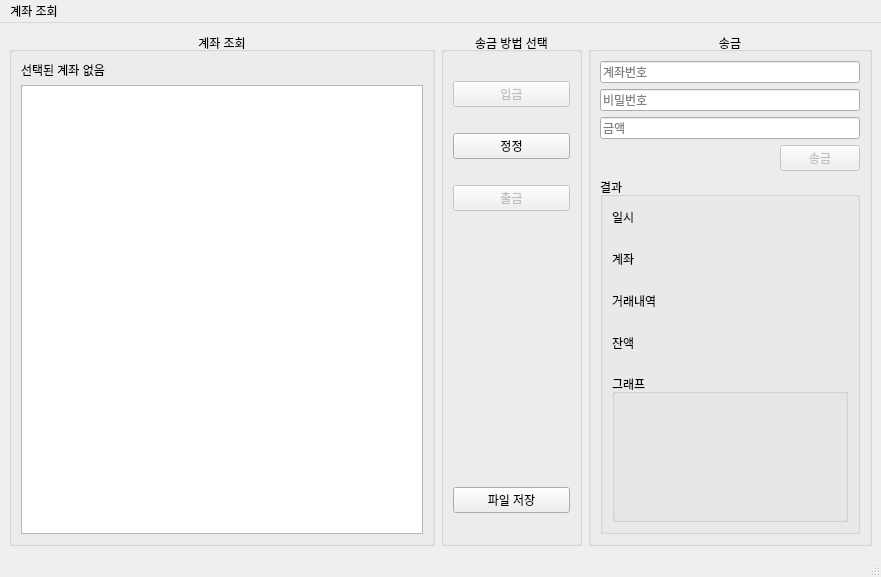
<?xml version="1.0" encoding="UTF-8"?>
<ui version="4.0">
 <class>MainWindow</class>
 <widget class="QMainWindow" name="MainWindow">
  <property name="geometry">
   <rect>
    <x>0</x>
    <y>0</y>
    <width>881</width>
    <height>577</height>
   </rect>
  </property>
  <property name="windowTitle">
   <string>MainWindow</string>
  </property>
  <widget class="QWidget" name="centralwidget">
   <layout class="QGridLayout" name="gridLayout_3">
    <item row="0" column="1">
     <layout class="QGridLayout" name="Top_Lay" columnstretch="3,1,2">
      <item row="0" column="0">
       <widget class="QGroupBox" name="AccountGroup">
        <property name="title">
         <string>계좌 조회</string>
        </property>
        <property name="alignment">
         <set>Qt::AlignmentFlag::AlignCenter</set>
        </property>
        <layout class="QVBoxLayout" name="verticalLayout">
         <item>
          <widget class="QLabel" name="Sel_acc">
           <property name="text">
            <string>선택된 계좌 없음</string>
           </property>
          </widget>
         </item>
         <item>
          <widget class="QTableView" name="Acc_tableview"/>
         </item>
        </layout>
       </widget>
      </item>
      <item row="0" column="1">
       <widget class="QGroupBox" name="Select_Group">
        <property name="title">
         <string>송금 방법 선택</string>
        </property>
        <property name="alignment">
         <set>Qt::AlignmentFlag::AlignCenter</set>
        </property>
        <layout class="QVBoxLayout" name="verticalLayout_2">
         <item>
          <widget class="QPushButton" name="Deposit_Btn">
           <property name="enabled">
            <bool>false</bool>
           </property>
           <property name="text">
            <string>입금</string>
           </property>
          </widget>
         </item>
         <item>
          <widget class="QPushButton" name="Re_Btn">
           <property name="text">
            <string>정정</string>
           </property>
          </widget>
         </item>
         <item>
          <widget class="QPushButton" name="Withdraw_Btn">
           <property name="enabled">
            <bool>false</bool>
           </property>
           <property name="text">
            <string>출금</string>
           </property>
          </widget>
         </item>
         <item>
          <spacer name="SelectSpacer">
           <property name="orientation">
            <enum>Qt::Orientation::Vertical</enum>
           </property>
           <property name="sizeType">
            <enum>QSizePolicy::Policy::Fixed</enum>
           </property>
           <property name="sizeHint" stdset="0">
            <size>
             <width>20</width>
             <height>250</height>
            </size>
           </property>
          </spacer>
         </item>
         <item>
          <widget class="QPushButton" name="Save_Btn">
           <property name="text">
            <string>파일 저장</string>
           </property>
          </widget>
         </item>
        </layout>
       </widget>
      </item>
      <item row="0" column="2">
       <widget class="QGroupBox" name="Transfer_Group">
        <property name="title">
         <string>송금</string>
        </property>
        <property name="alignment">
         <set>Qt::AlignmentFlag::AlignCenter</set>
        </property>
        <layout class="QVBoxLayout" name="verticalLayout_3">
         <item>
          <widget class="QLineEdit" name="AccountID_lbl">
           <property name="sizePolicy">
            <sizepolicy hsizetype="Expanding" vsizetype="Fixed">
             <horstretch>0</horstretch>
             <verstretch>0</verstretch>
            </sizepolicy>
           </property>
           <property name="placeholderText">
            <string>계좌번호</string>
           </property>
          </widget>
         </item>
         <item>
          <widget class="QLineEdit" name="Password_lbl">
           <property name="echoMode">
            <enum>QLineEdit::EchoMode::Password</enum>
           </property>
           <property name="placeholderText">
            <string>비밀번호</string>
           </property>
          </widget>
         </item>
         <item>
          <widget class="QLineEdit" name="Amount_lbl">
           <property name="text">
            <string/>
           </property>
           <property name="placeholderText">
            <string>금액</string>
           </property>
          </widget>
         </item>
         <item alignment="Qt::AlignmentFlag::AlignRight">
          <widget class="QPushButton" name="Confirm_Btn">
           <property name="enabled">
            <bool>false</bool>
           </property>
           <property name="text">
            <string>송금</string>
           </property>
          </widget>
         </item>
         <item>
          <widget class="QGroupBox" name="ResultGroup">
           <property name="title">
            <string>결과</string>
           </property>
           <property name="flat">
            <bool>false</bool>
           </property>
           <layout class="QVBoxLayout" name="verticalLayout_5">
            <property name="spacing">
             <number>20</number>
            </property>
            <item>
             <layout class="QGridLayout" name="Result_Lay" columnstretch="0,2">
              <item row="1" column="0">
               <widget class="QLabel" name="Acc_lbl">
                <property name="text">
                 <string>계좌</string>
                </property>
               </widget>
              </item>
              <item row="2" column="1">
               <widget class="QLabel" name="History_r_lbl">
                <property name="text">
                 <string/>
                </property>
               </widget>
              </item>
              <item row="0" column="0">
               <widget class="QLabel" name="Date_lbl">
                <property name="text">
                 <string>일시</string>
                </property>
               </widget>
              </item>
              <item row="2" column="0">
               <widget class="QLabel" name="History_lbl">
                <property name="text">
                 <string>거래내역</string>
                </property>
               </widget>
              </item>
              <item row="1" column="1">
               <widget class="QLabel" name="Acc_r_lbl">
                <property name="text">
                 <string/>
                </property>
               </widget>
              </item>
              <item row="0" column="1">
               <widget class="QLabel" name="Date_r_lbl">
                <property name="text">
                 <string/>
                </property>
               </widget>
              </item>
              <item row="3" column="0">
               <widget class="QLabel" name="CBal_lbl">
                <property name="text">
                 <string>잔액</string>
                </property>
               </widget>
              </item>
              <item row="3" column="1">
               <widget class="QLabel" name="CBal_f_lbl">
                <property name="text">
                 <string/>
                </property>
               </widget>
              </item>
             </layout>
            </item>
            <item>
             <widget class="QGroupBox" name="Graph_Group">
              <property name="title">
               <string>그래프</string>
              </property>
              <layout class="QGridLayout" name="gridLayout">
               <item row="0" column="0">
                <widget class="QWidget" name="Graph_Widget" native="true"/>
               </item>
              </layout>
             </widget>
            </item>
           </layout>
          </widget>
         </item>
        </layout>
       </widget>
      </item>
     </layout>
    </item>
   </layout>
  </widget>
  <widget class="QMenuBar" name="menubar">
   <property name="geometry">
    <rect>
     <x>0</x>
     <y>0</y>
     <width>881</width>
     <height>25</height>
    </rect>
   </property>
   <widget class="QMenu" name="menu">
    <property name="title">
     <string>계좌 조회</string>
    </property>
    <widget class="QMenu" name="menu_2">
     <property name="title">
      <string>계좌 관리</string>
     </property>
     <addaction name="InsertAcc"/>
     <addaction name="DeleteAcc"/>
    </widget>
    <addaction name="Check_Acc"/>
    <addaction name="menu_2"/>
   </widget>
   <addaction name="menu"/>
  </widget>
  <widget class="QStatusBar" name="statusbar"/>
  <action name="Check_Acc">
   <property name="text">
    <string>계좌 조회</string>
   </property>
  </action>
  <action name="InsertAcc">
   <property name="text">
    <string>생성</string>
   </property>
  </action>
  <action name="DeleteAcc">
   <property name="text">
    <string>삭제</string>
   </property>
  </action>
 </widget>
 <resources/>
 <connections/>
</ui>
